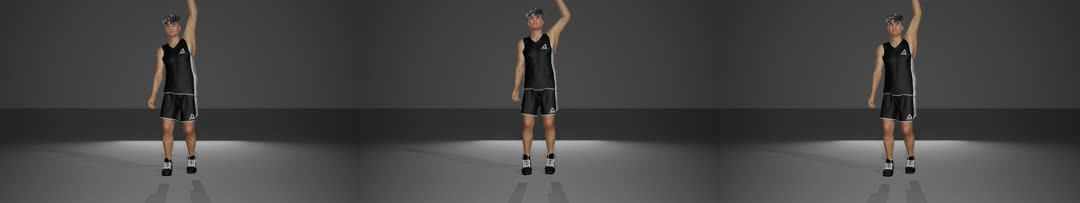
#> input picture 00_engine/render_pipeline/showcase/repair_examples_20261029/validation/ref_1b454fe9bf33032b838abfd9.jpg, 1080 x 203 px, given in place of face_front.png, which was not available
$ python cc_make_scalp_hair_dynamic_overview_v1.py --output-dir out
#> lines starting #> are read from the running program, lines starting #| are printed output that depends on the picture; pictures that were not available may be replaced by others from this repository, and a replacement may not be noted
"""Create paged overview sheets from scalp-hair dynamic case sheets."""

import argparse
import json
import math
import os

from PIL import Image, ImageDraw, ImageFont, ImageOps


SCRIPT_DIR = os.path.dirname(os.path.abspath(__file__))
DEFAULT_SUMMARY = os.path.join(
    SCRIPT_DIR, "cc_scalp_hair_dynamic_automation_summary_v1.json"
)


def read_json(path):
    with open(path, "r", encoding="utf-8") as handle:
        return json.load(handle)


def write_json(data, path):
    directory = os.path.dirname(path)
    if directory:
        os.makedirs(directory, exist_ok=True)
    temporary = path + ".tmp"
    with open(temporary, "w", encoding="utf-8") as handle:
        json.dump(
            data,
            handle,
            indent=2,
            sort_keys=True,
            ensure_ascii=True,
        )
        handle.write("\n")
    os.replace(temporary, path)


def font(size, bold=False):
    candidates = (
        (
            r"C:\Windows\Fonts\segoeuib.ttf"
            if bold
            else r"C:\Windows\Fonts\segoeui.ttf"
        ),
        (
            r"C:\Windows\Fonts\arialbd.ttf"
            if bold
            else r"C:\Windows\Fonts\arial.ttf"
        ),
    )
    for path in candidates:
        if os.path.isfile(path):
            return ImageFont.truetype(path, size=size)
    return ImageFont.load_default()


def preview(path, size):
    with Image.open(path) as source:
        image = ImageOps.exif_transpose(source).convert("RGB")
    return ImageOps.fit(
        image,
        size,
        method=Image.Resampling.LANCZOS,
        centering=(0.5, 0.43),
    )


def render_page(cases, page_number, page_count, output_path):
    columns = 4
    rows = 5
    cell_width = 400
    cell_height = 250
    header_height = 58
    image_height = 190
    sheet = Image.new(
        "RGB",
        (
            columns * cell_width,
            header_height + rows * cell_height,
        ),
        (22, 25, 30),
    )
    draw = ImageDraw.Draw(sheet)
    title_font = font(22, bold=True)
    label_font = font(14, bold=True)
    detail_font = font(12)
    draw.text(
        (14, 13),
        "CC5 scalp-hair dynamic overview | page {}/{}".format(
            page_number,
            page_count,
        ),
        fill=(240, 242, 245),
        font=title_font,
    )
    for index, case in enumerate(cases):
        column = index % columns
        row = index // columns
        x = column * cell_width
        y = header_height + row * cell_height
        front = preview(
            case["artifact_paths"]["face_front"],
            (cell_width // 2, image_height),
        )
        rear = preview(
            case["artifact_paths"]["hair_rear"],
            (cell_width // 2, image_height),
        )
        sheet.paste(front, (x, y))
        sheet.paste(rear, (x + cell_width // 2, y))
        draw.text(
            (x + 8, y + image_height + 7),
            "{} | {}".format(
                case["preset_id"],
                case["display_name"],
            ),
            fill=(232, 235, 239),
            font=label_font,
        )
        draw.text(
            (x + 8, y + image_height + 29),
            "{} | score {:.2f} | {}".format(
                case["automation_status"],
                case["female_presentation_score"],
                case["silhouette_family"],
            ),
            fill=(160, 169, 180),
            font=detail_font,
        )
    os.makedirs(os.path.dirname(output_path), exist_ok=True)
    sheet.save(output_path, format="PNG", optimize=True)


def main():
    parser = argparse.ArgumentParser(
        description="Create paged CC5 scalp-hair overview sheets."
    )
    parser.add_argument("--summary", default=DEFAULT_SUMMARY)
    parser.add_argument("--output-dir", required=True)
    parser.add_argument(
        "--case-phase",
        choices=("all", "base", "cross_presentation"),
        default="base",
    )
    args = parser.parse_args()
    summary_path = os.path.realpath(os.path.abspath(args.summary))
    output_dir = os.path.realpath(os.path.abspath(args.output_dir))
    summary = read_json(summary_path)
#> (reads 00_engine/scripts/character_creator/cc_scalp_hair_dynamic_automation_summary_v1.json from the repository)
    cases = list(summary.get("cases") or [])
    if args.case_phase != "all":
        cases = [
            item
            for item in cases
            if item.get("case_phase") == args.case_phase
        ]
    cases.sort(key=lambda item: item["preset_id"])
    page_size = 20
    page_count = int(math.ceil(len(cases) / float(page_size)))
    pages = []
    for page_index in range(page_count):
        start = page_index * page_size
        output_path = os.path.join(
            output_dir,
            "overview_{:02d}.png".format(page_index + 1),
        )
        render_page(
            cases[start : start + page_size],
            page_index + 1,
            page_count,
            output_path,
        )
#> in render_page, `sheet = Image.new( "RGB", ( columns * cell_width, header_height + rows..`:
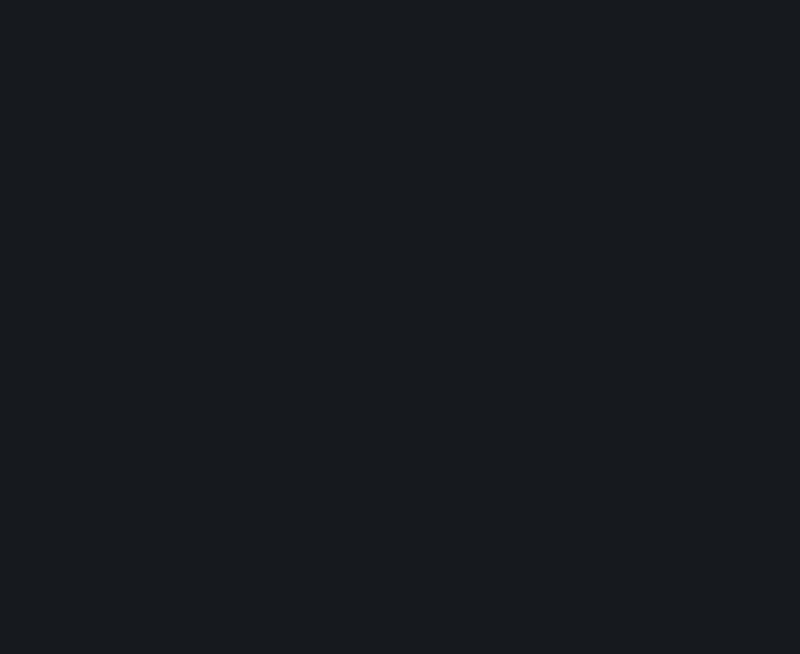
#> sheet: PIL image 1600x1308 RGB (shown at 1/2 size); mean R, G, B 22, 25, 30
#> in preview, source is the input picture: PIL image 1080x203 RGB; mean R, G, B 69.8, 68.9, 68.2
#> in preview, `return ImageOps.fit( image, size, method=Image.Resampling.LANCZOS, cen..`:
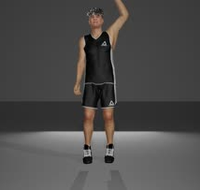
#> returned value: PIL image 200x190 RGB; mean R, G, B 77.9, 76.4, 75.2
#> call 2 of preview, with size = (200, 190)
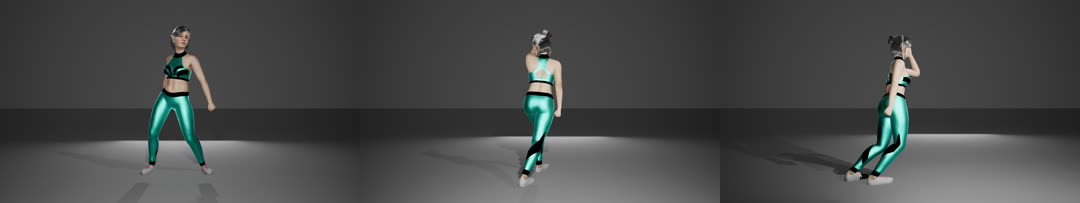
#> input picture 00_engine/render_pipeline/showcase/repair_examples_20261029/validation/ref_38d5f4a35fd2b340ac7d1a37.jpg, 1080 x 203 px, given in place of hair_rear.png, which was not available
#> in preview, source is the input picture: PIL image 1080x203 RGB; mean R, G, B 71.6, 73.3, 72.8
#> in preview (call 2), `return ImageOps.fit( image, size, method=Image.Resampling.LANCZOS, cen..`:
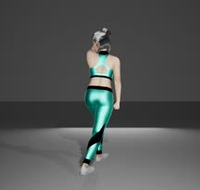
#> returned value: PIL image 200x190 RGB; mean R, G, B 82.5, 85, 84.2
#> in render_page, `sheet.paste(rear, (x + cell_width // 2, y))`:
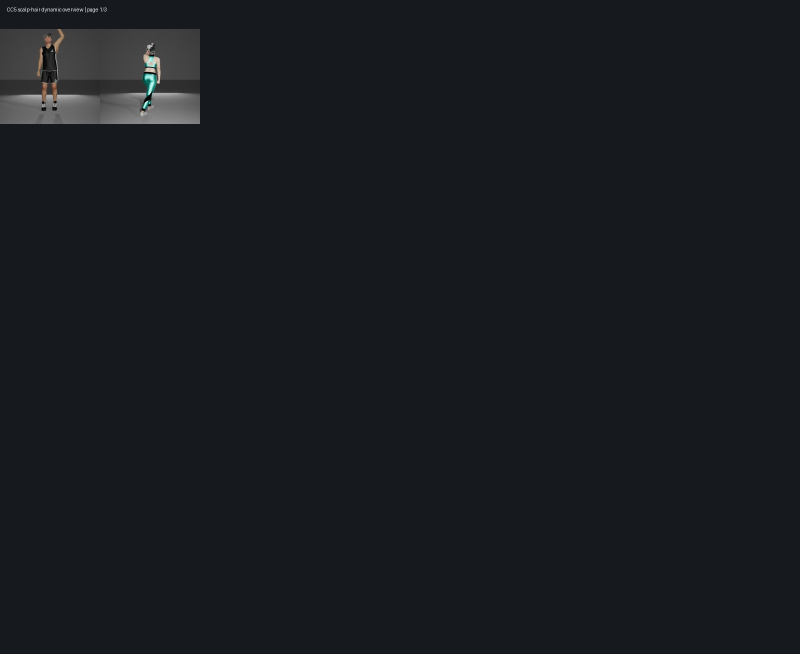
#> sheet: PIL image 1600x1308 RGB (shown at 1/2 size); mean R, G, B 24.2, 27.1, 31.8
        pages.append(output_path)
    index_path = os.path.join(output_dir, "index.json")
    write_json(
        {
            "case_count": len(cases),
            "case_phase": args.case_phase,
            "page_count": len(pages),
            "pages": pages,
            "schema_version": 1,
            "source_summary": summary_path,
        },
        index_path,
    )
    print(
        "Created {} overview pages for {} cases -> {}".format(
            len(pages),
            len(cases),
            output_dir,
        )
    )


if __name__ == "__main__":
#> (the run stopped early here; a loop or call above may not have finished)
